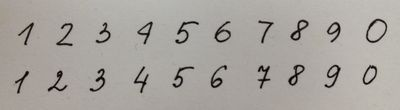
#> input picture students/zhangyinan/experiment2/ex2/test/ex2.jpg, 400 x 110 px, found by its file name
$ python preproforwritten.py
#> lines starting #> are read from the running program, lines starting #| are printed output that depends on the picture
import numpy as np
import matplotlib.pyplot as plt
from PIL import Image, ImageFilter, ImageOps
def removenoise(input):
    #最小最大值滤波3px
    output = input[:][:]
    for i in range(1,len(input) - 1):
        for j in range(1,len(input[0]) - 1):
            minpix = 255
            for k in range(3):
                for l in range(3):
                    if(input[i - 1 + k][j - 1 + k] < minpix):
                        minpix = input[i - 1 + k][j - 1 + k]
            output[i][j] = minpix
    input = output
    for i in range(1, len(input) - 1):
        for j in range(1, len(input[0]) - 1):
            maxpix = 0
            for k in range(3):
                for l in range(3):
                    if (input[i - 1 + k][j - 1 + k] > maxpix):
                        minpix = input[i - 1 + k][j - 1 + k]
            output[i][j] = maxpix
    return output

def image_get(input):

    input_tmp = input[:][:]
    '''
    for i in range(1, len(input_tmp)- 1):
        for j in range(1, len(input_tmp[0])- 1):
            if input_tmp[i][j] > 192:
                if input_tmp[i - 1][j] < 64 or input_tmp[i + 1][j] < 64 or \
                    input_tmp[i][j - 1] < 64 or input_tmp[i][j + 1] < 64:
                    input_tmp[i][j] = 0
    '''
    height = len(input)
    width = len(input[0])
    b = np.zeros([height,width])
    #去背景
    counter = 0
    for i in range(height):
        for j in range(width):
            if input_tmp[i][j] > 128:
                b[i][j] = -1
                counter += 1
    print('counter' + str(counter))

    counter = 1
    domain = []
    for i in range(height):
        for j in range(width):
            if b[i][j] == 0:
                b[i][j] = counter
                keep_domain = [[i,j]]
                stack_tmp = [[i,j]]
                while stack_tmp != []:
                    tmp = stack_tmp[0]
                    stack_tmp = stack_tmp[1:]
                    for m in range(tmp[0]-1, tmp[0] + 2):
                        if m >=0 and m < height:
                            for n in range(tmp[1] - 1, tmp[1] + 2):
                                if n >=0 and n < width and b[m][n] == 0 :
                                    b[m][n] = counter
                                    stack_tmp.append([m,n])
                                    keep_domain.append([m,n])
                domain.append(keep_domain)
                counter += 1

    num = len(domain)
    avg_size = 0
    for i in range(num):
        avg_size += len(domain[i])
    avg_size  = int(avg_size/num)
    i = 0
    each_domain = []
    print(str(avg_size))
    while i < num:
        c_len = len(domain[i])
        if c_len/avg_size > 5 or avg_size/c_len > 5:
            num -= 1
            for noise in domain[i]:
                b[noise[0]][noise[1]] = -1
            domain = domain[0:i]+domain[(i + 1):]
            continue
        size = [10000,10000,-1,-1]
        for j in domain[i]:
            if j[0] > size[2]:
                size[2] = j[0]
            if j[0] < size[0]:
                size[0] = j[0]
            if j[1] > size[3]:
                size[3] = j[1]
            if j[1] < size[1]:
                size[1] = j[1]
        each_domain.append(size)
        i += 1
    # print(b)
    image_out = np.ones([height,width])*255
    for i in range(height):
        for j in range(width):
            if b[i][j] != -1:
                image_out[i][j] = 0
    print(str(num) + ' nums')
    print(str(height) + ' ' + str(width))

    return num, each_domain, image_out

def removerlap(input):
    l = len(input)
    for i in range(l):
        for j in range(i+1, l):
            if input[i][2] < input[j][0] or input[i][3] < input[j][1]:
                continue
            if input[j][2] < input[i][0] or input[j][3] < input[i][1]:
                continue


if __name__ == '__main__':
    im = np.array(Image.open("./test/ex2.jpg"))
#> im is the input picture: shape (110, 400, 3); mean R, G, B 168, 163.7, 158.7
    a = np.zeros([len(im),len(im[0])])
#> a: shape (110, 400) float64; every value is 0
    for i in range(len(im)):
        for j in range(len(im[0])):
            a[i][j] = np.mean(im[i][j])
#> this loop made 110 passes

    # a = im[:,:,0].reshape([241,666])
    b = removenoise(a)
#> the loop in removenoise, `for i in range(1,len(input) - 1):` made 108 passes
#> after the loop in removenoise, `for i in range(1,len(input) - 1):`:
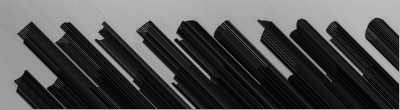
#> output: shape (110, 400) float64; min 0.333, max 191.3, mean 78.5
#> the loop in removenoise, `for i in range(1, len(input) - 1):` made 108 passes
#> after the loop in removenoise, `for i in range(1, len(input) - 1):`:
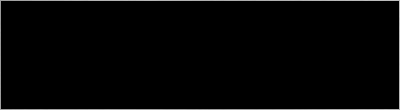
#> output: shape (110, 400) float64; min 0, max 191.3, mean 4
    image_get(b)
#> in image_get, `height = len(input)`: height = 110
#> in image_get, `width = len(input[0])`: width = 400
#> after the loop in image_get, `for i in range(height):`:
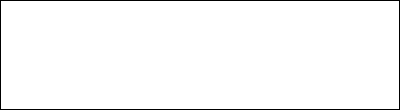
#> b: shape (110, 400) float64; values -1 (black) and 0 (white), 97.7% white; black in thin lines or dots
#| counter1016
#> after the loop in image_get, `for i in range(height):`: b: shape (110, 400) float64; values -1 (black) and 1 (white), 97.7% white; black in thin lines or dots
#| 42984
#> after the loop in image_get, `for i in range(height):`: image_out: shape (110, 400) float64; 2.3% white in thin lines or dots
#| 1 nums
#| 110 400

$ run again, with students/zhangyinan/experiment2/ex2/test/ex3.jpg copied over students/zhangyinan/experiment2/ex2/test/ex2.jpg
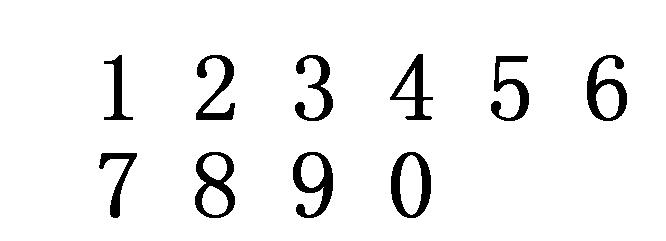
#> input picture students/zhangyinan/experiment2/ex2/test/ex3.jpg, 666 x 241 px, found by its file name
#> im is the input picture: shape (241, 666, 3); min 0, max 255, mean 240
#> after the loop in removenoise, `for i in range(1,len(input) - 1):`:
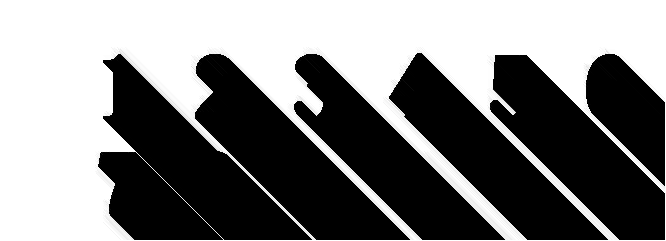
#> output: shape (241, 666) float64; min 0, max 255, mean 126.2
#> after the loop in removenoise, `for i in range(1, len(input) - 1):`:
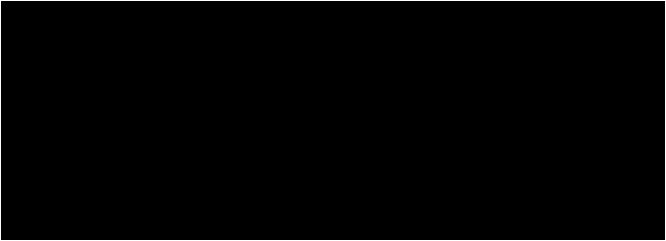
#> output: shape (241, 666) float64; 1.1% white in thin lines or dots
#> height = 241
#> width = 666
#| counter1810
#| 158696
#| 1 nums
#| 241 666

$ run again, with students/zhangyinan/experiment2/ex2/test/ex5.jpg copied over students/zhangyinan/experiment2/ex2/test/ex2.jpg
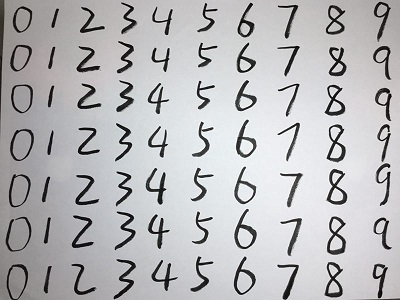
#> input picture students/zhangyinan/experiment2/ex2/test/ex5.jpg, 400 x 300 px, found by its file name
#> im is the input picture: shape (300, 400, 3); mean R, G, B 183.9, 183.6, 185.7
#> after the loop in removenoise, `for i in range(1, len(input) - 1):`:
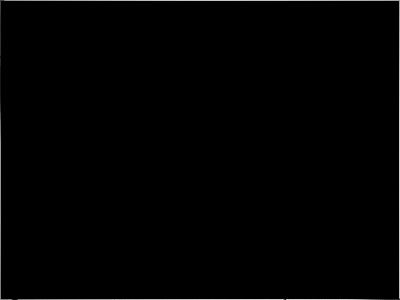
#> output: shape (300, 400) float64; min 0, max 226.7, mean 1.9
#> height = 300
#> width = 400
#> after the loop in image_get, `for i in range(height):`:
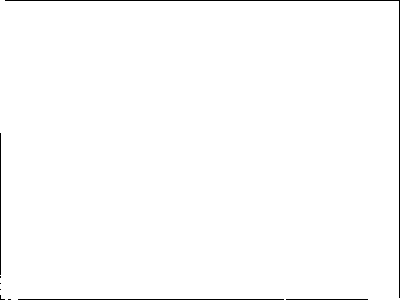
#> b: shape (300, 400) float64; values -1 (black) and 0 (white), 99% white; black in thin lines or dots
#| counter1198
#| 118802
#| 1 nums
#| 300 400
